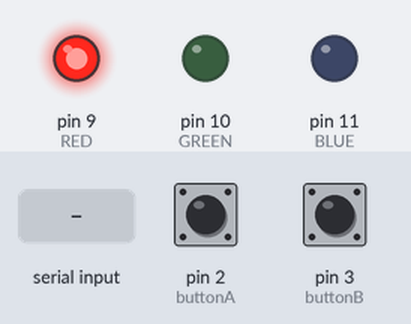
Recording of a sketch running on a simulated Arduino Uno, built with avr-gcc and run on an emulated ATmega328P. Shown: output pins drawn as LEDs (lit = HIGH). Inputs (shaded band) come from the test bench; at power-on: pin 2 (buttonA) HIGH, pin 3 (buttonB) HIGH. What the sketch prints to the serial monitor is not drawn.

Above: at 1.2 s.
1.3 s: "G" received over the second serial link
At 1.7 s:
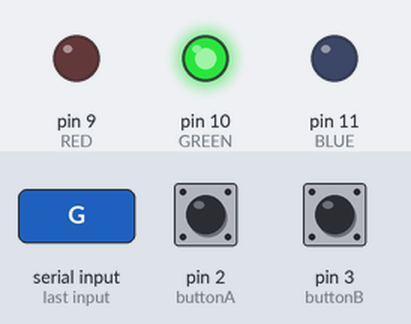
2.8 s: "B" received over the second serial link
At 4.0 s:
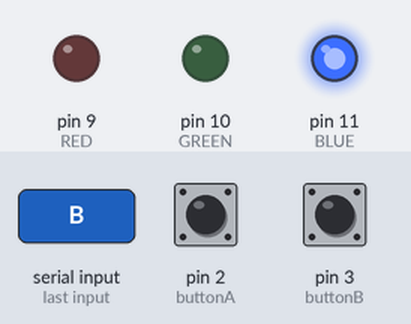
4.3 s: "X" received over the second serial link
At 5.2 s:
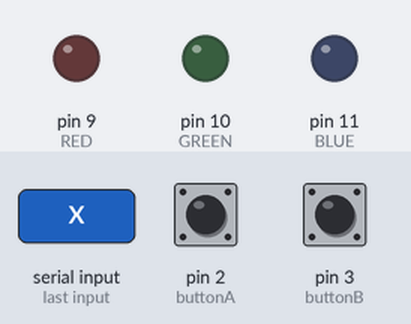
9.0 s: "R" received over the second serial link
At 10.0 s:
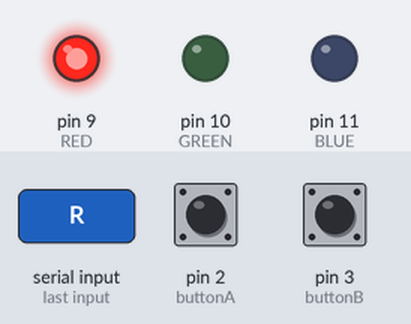
Timing chart, 0 to 11.5 s (numbered marks = the images above; inputs shaded):
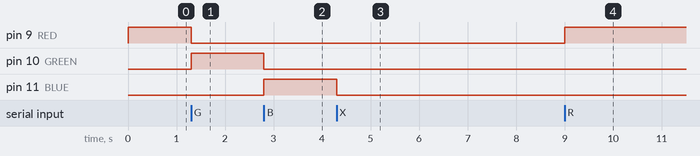

The sketch:

PET_DOCK.ino
```cpp
#include <SoftwareSerial.h>

SoftwareSerial bluetooth(4, 5);

const int buttonA = 2;
const int buttonB = 3;

const int RED = 9;
const int GREEN = 10;
const int BLUE = 11;

const bool COMMON_ANODE = false;

int lastA = HIGH;
int lastB = HIGH;
int stableA = HIGH;
int stableB = HIGH;

unsigned long timeA = 0;
unsigned long timeB = 0;

void setColor(int r, int g, int b) {
  analogWrite(RED, COMMON_ANODE ? 255-r : r);
  analogWrite(GREEN, COMMON_ANODE ? 255-g : g);
  analogWrite(BLUE, COMMON_ANODE ? 255-b : b);
}

void checkButton(int pin, int &last,
                 int &stable, unsigned long &t,
                 const char* name) {
  int reading = digitalRead(pin);

  if (reading != last) {
    t = millis();
  }

  if (millis() - t >= 30 && reading != stable) {
    stable = reading;

    if (stable == LOW) {
      Serial.println(name);
    }
  }

  last = reading;
}

void setup() {
  Serial.begin(9600);
  bluetooth.begin(9600);

  pinMode(buttonA, INPUT_PULLUP);
  pinMode(buttonB, INPUT_PULLUP);

  pinMode(RED, OUTPUT);
  pinMode(GREEN, OUTPUT);
  pinMode(BLUE, OUTPUT);

  setColor(255, 0, 0);
  Serial.println("PET DOCK READY");
}

void loop() {
  checkButton(buttonA, lastA, stableA,
              timeA, "BTN_A");

  checkButton(buttonB, lastB, stableB,
              timeB, "BTN_B");

  if (bluetooth.available()) {
    char cmd = bluetooth.read();

    if (cmd == 'R') setColor(255, 0, 0);
    if (cmd == 'G') setColor(0, 255, 0);
    if (cmd == 'B') setColor(0, 0, 255);
    if (cmd == 'X') setColor(0, 0, 0);
  }
}
```

Measured:
- after the input at 1.3 s, pin 9 (RED): HIGH → LOW at once; pin 10 (GREEN): LOW → HIGH at once
- after the input at 2.8 s, pin 10 (GREEN): HIGH → LOW at once; pin 11 (BLUE): LOW → HIGH at once
- after the input at 4.3 s, pin 11 (BLUE): HIGH → LOW at once
- after the input at 9.0 s, pin 9 (RED): LOW → HIGH at once
